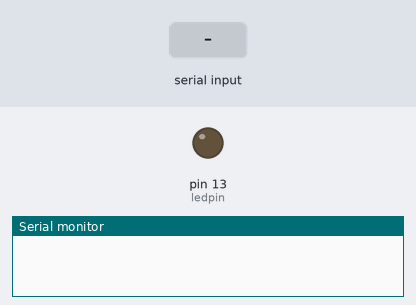
Simulated run of this sketch. Board: Arduino Uno, built with avr-gcc and run on an emulated ATmega328P. On the bench: output pins drawn as LEDs (lit = HIGH), the last lines printed to the serial monitor. The inputs (shaded band) are chosen by the test bench.

Above: at 1.2 s.
1.3 s: "x" received over Serial
At 2.5 s:
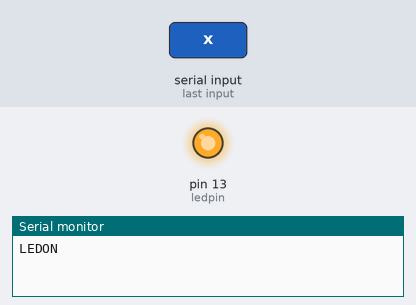
2.8 s: "X" received over Serial
At 3.6 s:
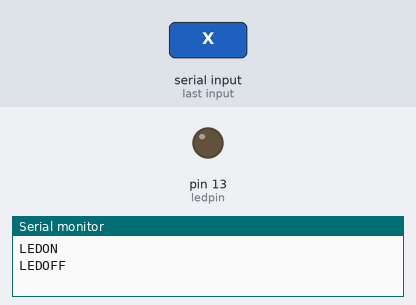
Timing chart, 0 to 5.8 s (numbered marks = the images above; inputs shaded):
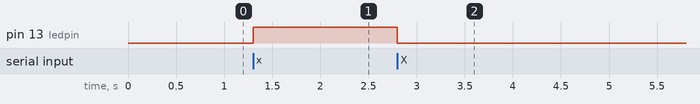

The sketch:

Bluetooth_test_2_ino.ino
```cpp
char value;
int ledpin = 13;


void setup()

{
pinMode(ledpin, OUTPUT);
Serial.begin(9600);
}


void loop()

{
if(Serial.available())
{;}

value = Serial.read();

if( value == 'X' )
{

digitalWrite(ledpin, LOW);
Serial.println("LEDOFF");
}

if (value == 'x' )
{
digitalWrite(ledpin, HIGH);
Serial.println("LEDON");

}

}
```

Measured:
- after the input at 1.3 s, pin 13 (ledpin): LOW → HIGH at once
- after the input at 2.8 s, pin 13 (ledpin): HIGH → LOW at once
